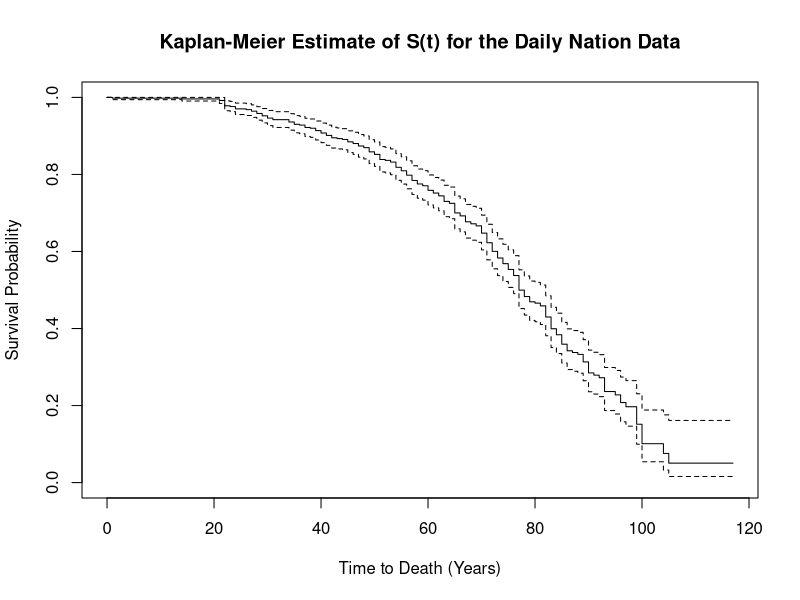
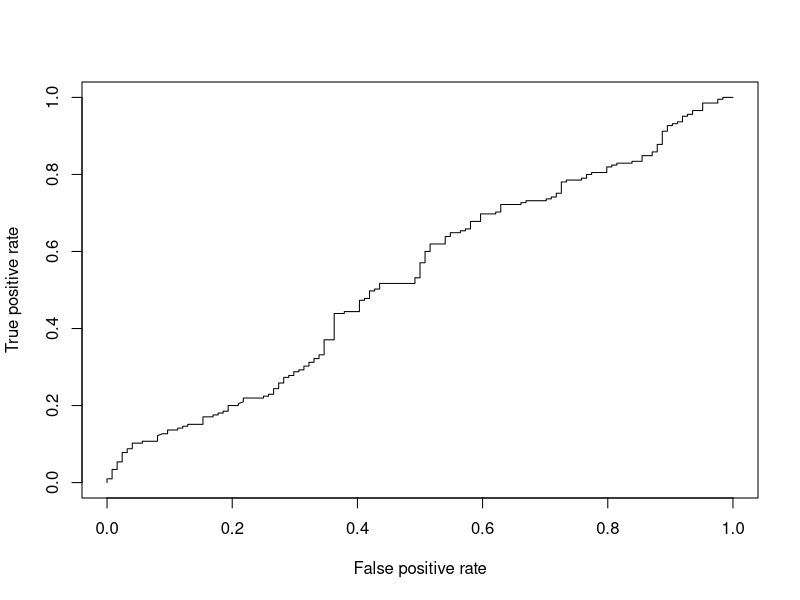
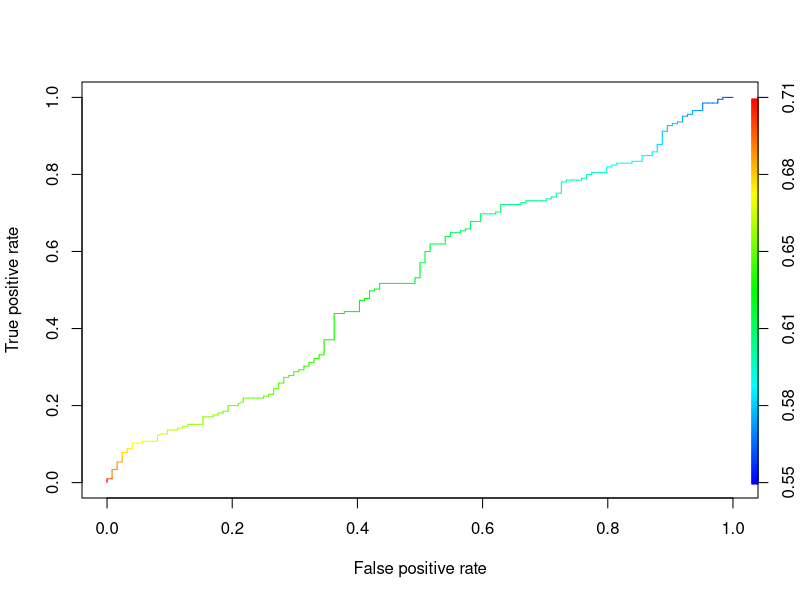
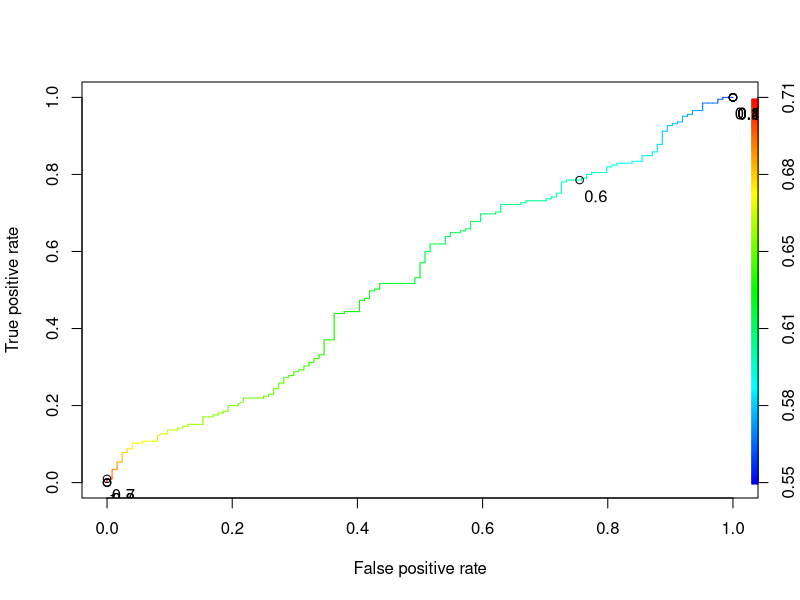

Source code (R) for these figures, in order:
## ---- chunk 1
knitr::opts_chunk$set(echo = TRUE)
## ---- chunk 2
#load required library
library("survival")

#Load processed data
survival_data <- read.csv("survival_gender.csv", header = TRUE)

#Calculating the Kaplan-Meier estimate
KM_fit <- survfit(Surv(Age, Gender_Status) ~ 1, data = survival_data)

#Print calculated value
print(KM_fit)

plot(KM_fit, xlab = "Time to Death (Years)", ylab = "Survival Probability", 
     main = "Kaplan-Meier Estimate of S(t) for the Daily Nation Data")

## ---- chunk 3
#Reading data into R
task2_data = read.csv("survival_data.csv", header = TRUE)

#Analysing quality of the data set
str(task2_data)
## ---- chunk 4
#Using CaTools to randomly divide the data into Training and Test set
library(caTools)
set.seed(67)
split = sample.split(task2_data$Fundraising_Status, SplitRatio = 0.75)

task2_Train = subset(task2_data, split == TRUE)
task2_Test = subset(task2_data, split == FALSE)

#Dimensions of task2_Train
print(dim(task2_Train))
#Dimensions of task2_Test
print(dim(task2_Test))
## ---- chunk 5
#fitting the model
glm.fit = glm(Fundraising_Status ~  Age + No_of_Children + No_of_Relatives,data=task2_Train, family=binomial)
#check the model summary
print(summary(glm.fit))

## ---- chunk 6
glm.probs <- predict(glm.fit,type = "response")

#I'll turn the probabilities into classifications by thresholding at 0.6.
#In order to do so, I use an ifelse() command
glm.pred <- ifelse(glm.probs > 0.6, 0, 1)

#Create confusion Matrix
attach(task2_Train)
print(table(glm.pred,Fundraising_Status))

#Check the overall accuracy in percentage
print((mean(glm.pred == Fundraising_Status))*100)

# Sensitivity
print((44/(31+44))*100)

# Specificity
print((93/(93 + 161))*100)

## ---- chunk 7
predictTrain = predict(glm.fit, type="response")

library(ROCR)
ROCRpred = prediction(predictTrain, task2_Train$Fundraising_Status)
ROCRperf = performance(ROCRpred, "tpr", "fpr")
plot(ROCRperf)
plot(ROCRperf, colorize=TRUE)
plot(ROCRperf, colorize=TRUE, print.cutoffs.at=seq(0,1,by=0.1), text.adj=c(-0.2,1.7))
## ---- chunk 8
glm.probs <- predict(glm.fit,type = "response",newdata = task2_Test)
glm.pred <- ifelse(glm.probs > 0.65, 0, 1)
attach(task2_Test)
table(glm.pred,Fundraising_Status)

#Check the overall accuracy in percentage
print(mean(glm.pred == Fundraising_Status)*100)

# Sensitivity
print((50/(35+50))*100)

# Specificity
print((7/(7 + 18))*100)
